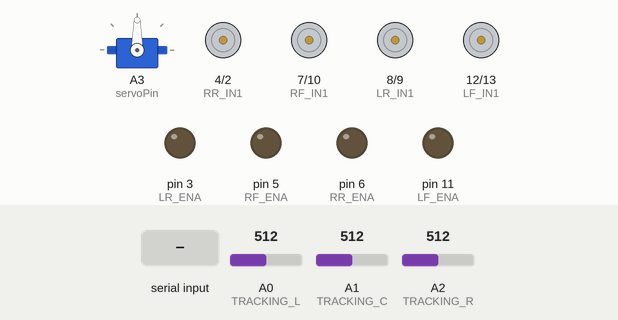
Recording of a sketch running on a simulated Arduino Uno, built with avr-gcc and run on an emulated ATmega328P. Shown: servo, motor-driver pin pairs drawn as motors (green arrow = first pin HIGH = forward, orange = second pin HIGH = backward, longer = more drive), output pins drawn as LEDs (lit = HIGH). The test bench sets the inputs (shaded band); at power-on: A0 (TRACKING_L) = 512, A2 (TRACKING_R) = 512, A1 (TRACKING_C) = 512. What the sketch prints to the serial monitor is not drawn.

Above: at 1.2 s.
1.3 s: "1" received over the second serial link
At 2.2 s:
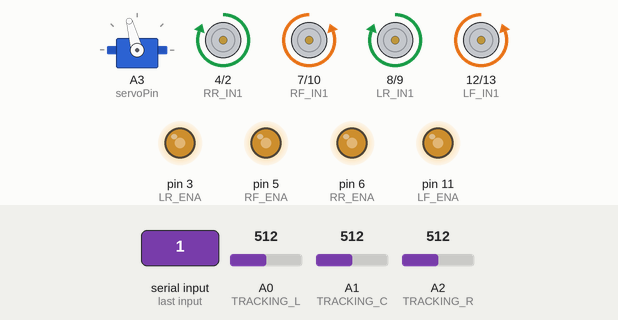
4.3 s: A0 (TRACKING_L) set to 482
At 4.7 s:
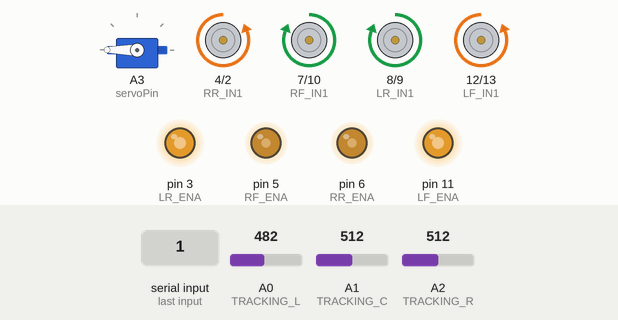
7.3 s: A2 (TRACKING_R) set to 485
At 7.7 s:
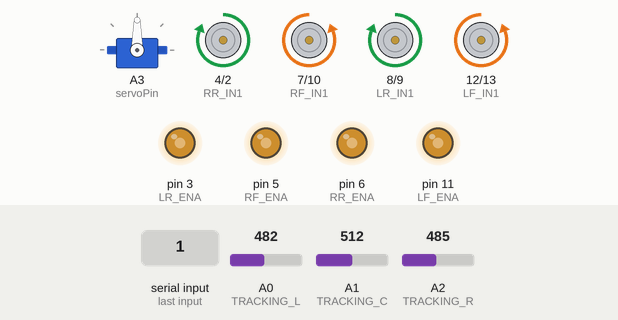
10.3 s: A2 (TRACKING_R) set to 510
At 10.7 s:
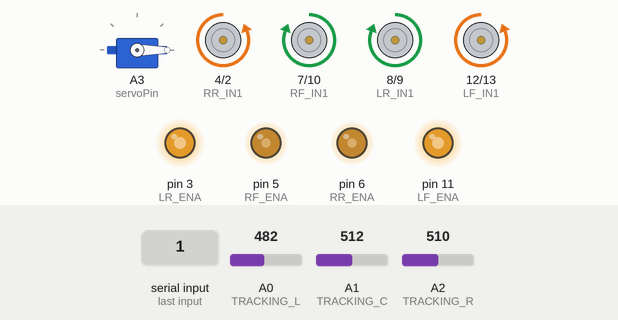
12.8 s: "1" received over the second serial link
At 13.05 s:
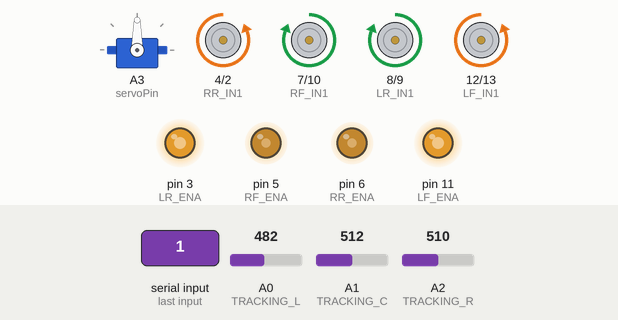
15.8 s: A0 (TRACKING_L) set to 510
At 16.06 s:
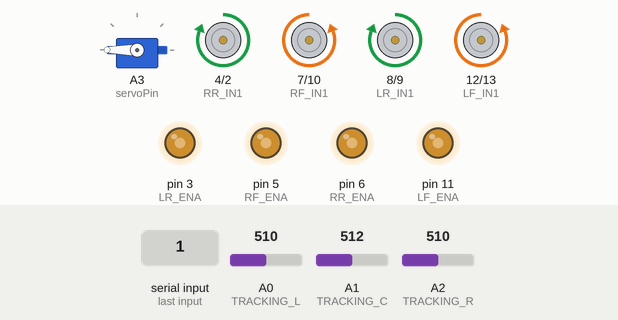
Timing chart, 0 to 19.8 s (numbered marks = the images above; inputs shaded):
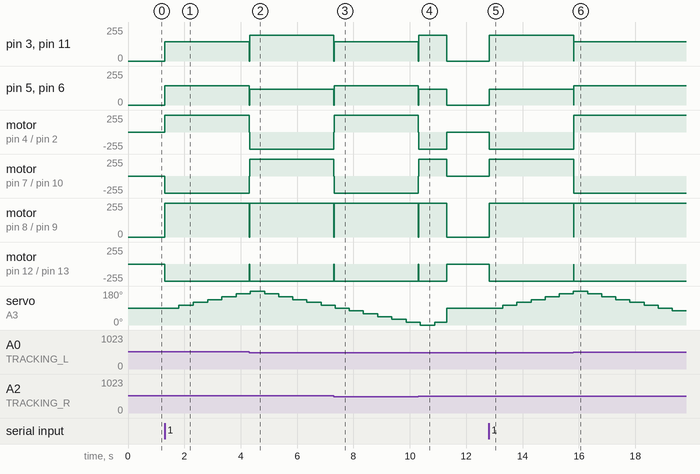

The sketch:

UNO_V2.ino
```cpp
#include <Servo.h>
#include <SoftwareSerial.h>

// ───── 소프트웨어 시리얼 정의 ─────
// A4 → RX, A5 → TX
SoftwareSerial swSer(A4, A5);

// ───── 서보 관련 정의 ─────
Servo myServo;
const int servoPin = A3;
int angle = 90;       // 초기값을 90도로 설정
int step = 15;        // 각도 변화량
unsigned long lastServoMillis = 0;
const unsigned long SERVO_INTERVAL = 500; // 0.5초 간격

// ───── 라인트레이싱용 핀 정의 ─────
// 왼쪽 앞 모터 (L298N_LEFT_FRONT)
//   IN3 → LF_IN1 (D12), IN4 → LF_IN2 (D13), ENB → LF_ENA (D11)
const int LF_IN1 = 12;
const int LF_IN2 = 13;
const int LF_ENA = 11;

// 왼쪽 뒤 모터 (L298N_LEFT_REAR)
//   IN1 → LR_IN1 (D8), IN2 → LR_IN2 (D9), ENA → LR_ENA (D10)
const int LR_IN1 = 8;
const int LR_IN2 = 9;
const int LR_ENA = 3;

// 오른쪽 앞 모터 (L298N_RIGHT_FRONT)
//   IN1 → RF_IN1 (D7), IN2 → RF_IN2 (D3), ENA → RF_ENA (D5)
const int RF_IN1 = 7;
const int RF_IN2 = 10;
const int RF_ENA = 5;

// 오른쪽 뒤 모터 (L298N_RIGHT_REAR)
//   IN3 → RR_IN1 (D4), IN4 → RR_IN2 (D2), ENB → RR_ENA (D6)
const int RR_IN1 = 4;
const int RR_IN2 = 2;
const int RR_ENA = 6;

// ───── 트래킹 센서 핀 정의 ─────
const int TRACKING_L = A0;
const int TRACKING_C = A1;
const int TRACKING_R = A2;

// ───── 임계값 정의 ─────
const int THRESHOLD = 500;  // >THRESHOLD ⇒ 검정, ≤THRESHOLD ⇒ 흰색

// ───── 전역 변수 ─────
// 라인트레이싱 모드 켜기/끄기 (기본값: 끄기)
bool lineTracingEnabled = false;
unsigned long traceStartTime = 0;
const unsigned long TRACE_DURATION = 10000; // 10초 간 주행

int movementMode = 0;         // 0: 정지, 1: 전진, 2: 좌회전, 3: 우회전, 4: 후진
int prevMovementMode = -1;    // 이전 모드 (초기값: -1)
int forwardSpeedControl = 60; // 전진 속도 비율 (0~100%)
int turnSpeedControl    = 80; // 회전 시 전진 바퀴 속도 비율 (0~100%)
int reverseSpeedControl = 50; // 회전 시 후진 바퀴 속도 비율 (0~100%)
int modeDelay = 10;           // 모드 전환 시 딜레이(ms)

const int motorSpeed = 240;   // 모터 기준 PWM (0~255)

bool isSearching = false;
unsigned long whiteStartTime = 0;

// ───── 디버그 출력 인터벌 ─────
const unsigned long PRINT_INTERVAL = 20;
unsigned long lastPrintTime = 0;

void setup() {
  // 소프트웨어 시리얼 초기화 (보드레이트 9600)
  swSer.begin(9600);
  // 하드웨어 시리얼도 열어두면, PC 연결 시 디버그 확인 가능
  Serial.begin(9600);

  // 서보 초기화
  myServo.attach(servoPin);
  myServo.write(angle); // 초기 각도 90도로 설정

  // 모터 제어 핀 모두 OUTPUT
  pinMode(LF_IN1, OUTPUT);
  pinMode(LF_IN2, OUTPUT);
  pinMode(LR_IN1, OUTPUT);
  pinMode(LR_IN2, OUTPUT);
  pinMode(RF_IN1, OUTPUT);
  pinMode(RF_IN2, OUTPUT);
  pinMode(RR_IN1, OUTPUT);
  pinMode(RR_IN2, OUTPUT);

  pinMode(LF_ENA, OUTPUT);
  pinMode(LR_ENA, OUTPUT);
  pinMode(RF_ENA, OUTPUT);
  pinMode(RR_ENA, OUTPUT);

  // 트래킹 센서 입력
  pinMode(TRACKING_L, INPUT);
  pinMode(TRACKING_C, INPUT);
  pinMode(TRACKING_R, INPUT);
}

void loop() {
  // A. 모드와 상관없이 swSer로 들어오는 문자를 먼저 읽기
  if (swSer.available()) {
    char cmd = swSer.read();
    if (cmd == '0') {
      // 시스템 정지
      lineTracingEnabled = false;
      stopMotors();
      angle = 90;
      myServo.write(angle);
      Serial.println("System stopped via '0'");
    }
    else if (cmd == '1') {
      // 라인트레이싱 모드 ON
      lineTracingEnabled = true;
      traceStartTime = millis();
      prevMovementMode = -1;
      angle = 90;
      myServo.write(angle);
      Serial.println("Line Tracing Mode ON");
    }
  }

  if (lineTracingEnabled) {
    // (1) 30초가 지나면 모드 끄기 + 서보 초기위치(90도)로 복귀
    if (millis() - traceStartTime >= TRACE_DURATION) {
      lineTracingEnabled = false;
      stopMotors();
      movementMode = 0;
      prevMovementMode = -1;

      // 서보 90도로 복귀
      angle = 90;
      myServo.write(angle);
      Serial.println("Line Tracing Mode OFF (30s 경과)");
    }
    else {
      // (2) 서보 모터 1초 간격으로 회전
      if (millis() - lastServoMillis >= SERVO_INTERVAL) {
        lastServoMillis = millis();

        myServo.write(angle);
        Serial.print("서보 각도: ");
        Serial.println(angle);

        angle += step;
        if (angle >= 180 || angle <= 0) {
          step = -step;
        }
      }

      // (3) 트래킹 센서 값 읽어서 흑/백 판별
      int leftValue   = analogRead(TRACKING_L);
      int centerValue = analogRead(TRACKING_C);
      int rightValue  = analogRead(TRACKING_R);

      bool Lb = (leftValue   > THRESHOLD);
      bool Cb = (centerValue > THRESHOLD);
      bool Rb = (rightValue  > THRESHOLD);

      // (4) 흰색(WWW) 탐색 로직
      if (!Lb && !Cb && !Rb) {
        if (!isSearching) {
          isSearching = true;
          whiteStartTime = millis();
          movementMode = 1;
        } else {
          if (millis() - whiteStartTime < 1000) {
            movementMode = 1;
          } else {
            movementMode = 0;
          }
        }
      }
      else {
        isSearching = false;
        // (5) 센서 조합에 따른 모드 결정
        if (!Lb &&  Cb && !Rb) {
          movementMode = 1;       // WBW: 전진
        }
        else if (!Lb &&  Cb &&  Rb) {
          movementMode = 3;       // WBB: 우회전
        }
        else if ( Lb &&  Cb && !Rb) {
          movementMode = 2;       // BBW: 좌회전
        }
        else if (!Lb && !Cb &&  Rb) {
          movementMode = 3;       // WWB: 우회전
        }
        else if ( Lb && !Cb && !Rb) {
          movementMode = 2;       // BWW: 좌회전
        }
        else if ( Lb &&  Cb &&  Rb) {
          movementMode = 1;       // BBB: 전진
        }
        else {
          movementMode = 0;       // 기타: 정지
        }
      }

      // (6) 모드 전환이 있으면 멈추고 짧은 딜레이
      if (movementMode != prevMovementMode) {
        stopMotors();
        delay(modeDelay);
      }

      // (7) 결정된 모드 실행
      switch (movementMode) {
        case 0:
          stopMotors();
          break;
        case 1:
          moveForward();
          break;
        case 2:
          turnLeft();
          break;
        case 3:
          turnRight();
          break;
        case 4:
          moveBackward();
          break;
      }
      prevMovementMode = movementMode;

      delay(10);
    }
  }
  else {
    // 라인트레이싱 모드 꺼짐 상태: 모터 정지, 서보 90도 고정
    stopMotors();
    myServo.write(90);
  }
}

// ───── 모터 제어 함수들 ─────
void moveForward() {
  int s = motorSpeed * forwardSpeedControl / 100;
  digitalWrite(LF_IN1, LOW);  digitalWrite(LF_IN2, HIGH); analogWrite(LF_ENA, s);
  digitalWrite(LR_IN1, HIGH); digitalWrite(LR_IN2, LOW);  analogWrite(LR_ENA, s);
  digitalWrite(RF_IN1, LOW);  digitalWrite(RF_IN2, HIGH); analogWrite(RF_ENA, s);
  digitalWrite(RR_IN1, HIGH); digitalWrite(RR_IN2, LOW);  analogWrite(RR_ENA, s);
}

void moveBackward() {
  int s = motorSpeed * forwardSpeedControl / 100;
  digitalWrite(LF_IN1, HIGH); digitalWrite(LF_IN2, LOW);  analogWrite(LF_ENA, s);
  digitalWrite(LR_IN1, LOW);  digitalWrite(LR_IN2, HIGH); analogWrite(LR_ENA, s);
  digitalWrite(RF_IN1, HIGH); digitalWrite(RF_IN2, LOW);  analogWrite(RF_ENA, s);
  digitalWrite(RR_IN1, LOW);  digitalWrite(RR_IN2, HIGH); analogWrite(RR_ENA, s);
}

void turnLeft() {
  int fwd = motorSpeed * turnSpeedControl / 100;
  int rev = motorSpeed * reverseSpeedControl / 100;
  // 왼쪽 바퀴 후진
  digitalWrite(LF_IN1, HIGH); digitalWrite(LF_IN2, LOW);  analogWrite(LF_ENA, rev);
  digitalWrite(LR_IN1, LOW);  digitalWrite(LR_IN2, HIGH); analogWrite(LR_ENA, rev);
  // 오른쪽 바퀴 전진
  digitalWrite(RF_IN1, LOW);  digitalWrite(RF_IN2, HIGH); analogWrite(RF_ENA, fwd);
  digitalWrite(RR_IN1, HIGH); digitalWrite(RR_IN2, LOW);  analogWrite(RR_ENA, fwd);
}

void turnRight() {
  int fwd = motorSpeed * turnSpeedControl / 100;
  int rev = motorSpeed * reverseSpeedControl / 100;
  // 왼쪽 바퀴 전진
  digitalWrite(LF_IN1, LOW);  digitalWrite(LF_IN2, HIGH); analogWrite(LF_ENA, fwd);
  digitalWrite(LR_IN1, HIGH); digitalWrite(LR_IN2, LOW);  analogWrite(LR_ENA, fwd);
  // 오른쪽 바퀴 후진
  digitalWrite(RF_IN1, HIGH); digitalWrite(RF_IN2, LOW);  analogWrite(RF_ENA, rev);
  digitalWrite(RR_IN1, LOW);  digitalWrite(RR_IN2, HIGH); analogWrite(RR_ENA, rev);
}

void stopMotors() {
  digitalWrite(LF_IN1, LOW); digitalWrite(LF_IN2, LOW); analogWrite(LF_ENA, 0);
  digitalWrite(LR_IN1, LOW); digitalWrite(LR_IN2, LOW); analogWrite(LR_ENA, 0);
  digitalWrite(RF_IN1, LOW); digitalWrite(RF_IN2, LOW); analogWrite(RF_ENA, 0);
  digitalWrite(RR_IN1, LOW); digitalWrite(RR_IN2, LOW); analogWrite(RR_ENA, 0);
}
```

Measured:
- the behaviour switches between 501 and 500 on A0 (TRACKING_L) (found by bisection; images 1 and 2)
- the behaviour switches between 501 and 500 on A2 (TRACKING_R) (found by bisection; images 2 and 3)
- after the input at 1.3 s, pin 3 (LR_ENA), pin 5 (RF_ENA): 0/255 → 144/255 at once
- after the input at 4.3 s, pin 3 (LR_ENA): 144/255 → 192/255 at once; pin 5 (RF_ENA): 144/255 → 120/255 at once
- after the input at 7.3 s, pin 3 (LR_ENA): 192/255 → 144/255 at once; pin 5 (RF_ENA): 120/255 → 144/255 at once
- after the input at 10.3 s, pin 3 (LR_ENA), pin 5 (RF_ENA): 144/255 → 0/255 after 0.00 s instead of 1.0 s
- after the input at 12.8 s, pin 3 (LR_ENA): 0/255 → 192/255 at once; pin 5 (RF_ENA): 0/255 → 120/255 at once
- after the input at 15.8 s, pin 3 (LR_ENA): 192/255 → 144/255 at once; pin 5 (RF_ENA): 120/255 → 144/255 at once
